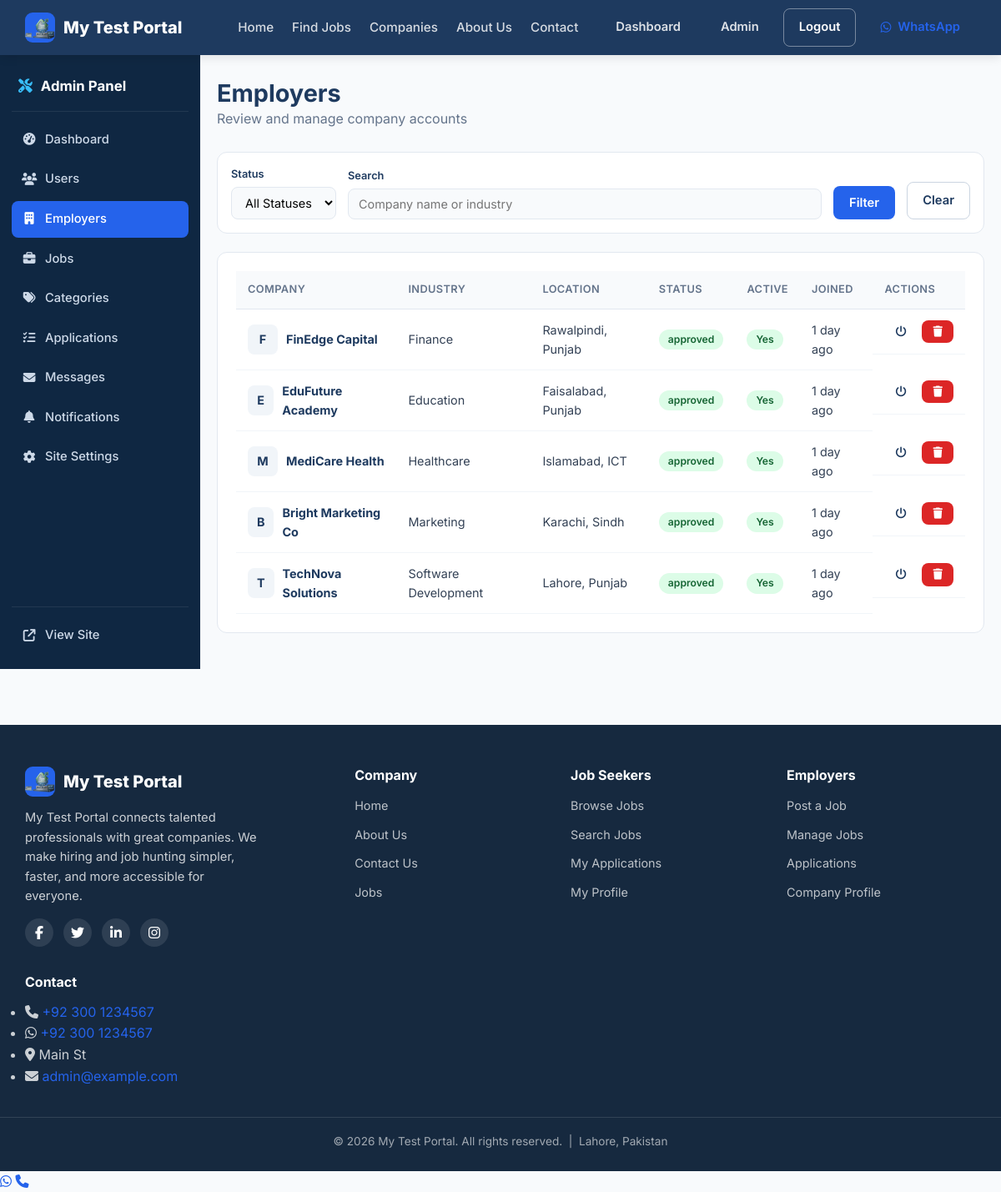
Page /admin/employers (signed in) on the committed database.
### app/models/site_setting.py (models this page shows, shortened)
class SiteSetting(db.Model):
    __tablename__ = "site_settings"
    id = db.Column(db.Integer, primary_key=True)
    key = db.Column(db.String(80), unique=True, nullable=False, index=True)
    value = db.Column(db.Text, nullable=True)
    label = db.Column(db.String(120), nullable=True)
    group = db.Column(db.String(40), nullable=False, default="general")
    @classmethod
    def get_all(cls):
        return {s.key: s.value for s in cls.query.all()}

### app/models/employer.py (models this page shows, shortened)
class Employer(db.Model):
    __tablename__ = "employers"
    id = db.Column(db.Integer, primary_key=True)
    user_id = db.Column(
        db.Integer, db.ForeignKey("users.id", ondelete="CASCADE"),
        unique=True, nullable=False, index=True
    )
    company_name = db.Column(db.String(150), nullable=False)
    company_logo = db.Column(db.String(255), nullable=True)
    industry = db.Column(db.String(100), nullable=True)
    description = db.Column(db.Text, nullable=True)
    company_size = db.Column(db.String(50), nullable=True)
    location = db.Column(db.String(120), nullable=True)
    website = db.Column(db.String(200), nullable=True)
    contact_email = db.Column(db.String(150), nullable=True)
    phone = db.Column(db.String(30), nullable=True)
    approval_status = db.Column(
        db.String(20), default=EMPLOYER_PENDING, nullable=False, index=True
    )
    is_active = db.Column(db.Boolean, default=True, nullable=False)
    created_at = db.Column(db.DateTime, default=datetime.utcnow, nullable=False)
    updated_at = db.Column(
        db.DateTime, default=datetime.utcnow, onupdate=datetime.utcnow, nullable=False
    )
    company_id = db.Column(
        db.Integer, db.ForeignKey("companies.id", ondelete="SET NULL"),
        nullable=True, index=True
    )
    user = db.relationship("User", back_populates="employer")
    company = db.relationship("Company", back_populates="employer")
    jobs = db.relationship(
        "Job", back_populates="employer", cascade="all, delete-orphan"
    )

### app/routes/admin/__init__.py (the view)
@bp.route("/employers")
@login_required
@admin_required
def employers():
    status = request.args.get("status", "").strip()
    search = request.args.get("search", "").strip()
    query = Employer.query
    if status:
        query = query.filter_by(approval_status=status)
    if search:
        like = f"%{search}%"
        query = query.filter(
            (Employer.company_name.ilike(like)) |
            (Employer.industry.ilike(like)))
    employers = query.order_by(Employer.created_at.desc()).all()
    return render_template("admin/employers.html", employers=employers,
                           current_status=status, search=search,
                           statuses=[EMPLOYER_PENDING, EMPLOYER_APPROVED, EMPLOYER_REJECTED],
                           title="Employers")

### app/__init__.py (called while the page is built)
@login_manager.user_loader
def load_user(user_id):
    from app.models.user import User
    return db.session.get(User, int(user_id))

### app/models/user.py (called while the page is built)
    @property
    def is_admin(self):
        return self.role == ROLE_ADMIN

    @property
    def is_employer(self):
        return self.role == ROLE_EMPLOYER

    @property
    def is_jobseeker(self):
        return self.role == ROLE_JOBSEEKER

### app/utils/helpers.py (called while the page is built)
def time_ago(dt):
    if not dt:
        return ""
    now = datetime.utcnow()
    diff = now - dt
    seconds = diff.total_seconds()
    if seconds < 60:
        return "just now"
    minutes = seconds // 60
    if minutes < 60:
        return f"{int(minutes)} minute{'s' if minutes != 1 else ''} ago"
    hours = minutes // 60
    if hours < 24:
        return f"{int(hours)} hour{'s' if hours != 1 else ''} ago"
    days = hours // 24
    if days < 30:
        return f"{int(days)} day{'s' if days != 1 else ''} ago"
    months = days // 30
    if months < 12:
        return f"{int(months)} month{'s' if months != 1 else ''} ago"
    years = months // 12
    return f"{int(years)} year{'s' if years != 1 else ''} ago"

def status_badge_class(status):
    mapping = {
        "Applied": "badge-applied",
        "Under Review": "badge-review",
        "Shortlisted": "badge-shortlisted",
        "Interview": "badge-interview",
        "Selected": "badge-selected",
        "Rejected": "badge-rejected",
        "pending": "badge-pending",
        "approved": "badge-selected",
        "rejected": "badge-rejected",
        "active": "badge-selected",
        "inactive": "badge-review",
        "expired": "badge-rejected",
    }
    return mapping.get(status, "badge-secondary")

### app/templates/admin/employers.html (shortened to what this page needs)
{% extends "admin/layout.html" %}
{% from "partials/helpers.html" import upload_url, status_badge %}
{% set active = 'employers' %}
{% block admin_content %}
<section class="dashboard admin-dashboard">
    <div class="container">
        <div class="dashboard-head">
            <div>
                <h1>Employers</h1>
                <p>Review and manage company accounts</p>
            </div>
        </div>
        <form method="get" class="filter-bar">
            <div class="filter-field">
                <label>Status</label>
                <select name="status" onchange="this.form.submit()">
                    <option value="">All Statuses</option>
                </select>
            </div>
            <div class="filter-field grow">
                <label>Search</label>
                <input type="text" name="search" value="{{ search }}" placeholder="Company name or industry">
            </div>
            <button type="submit" class="btn btn-primary">Filter</button>
            <a href="{{ url_for('admin.employers') }}" class="btn btn-outline">Clear</a>
        </form>
        <div class="panel">
            <div class="table-responsive">
                <table class="data-table">
                    <thead>
                        <tr>
                            <th>Company</th><th>Industry</th><th>Location</th><th>Status</th><th>Active</th><th>Joined</th><th>Actions</th>
                        </tr>
                    </thead>
                    <tbody>
                        {% for e in employers %}
                        <tr>
                            <td>
                                <div class="cell-user">
                                    <div class="cell-avatar">
                                        {% if e.company_logo %}<img src="{{ upload_url(e.company_logo) }}" alt="">{% else %}<span>{{ e.company_name[:1] }}</span>{% endif %}
                                    </div>
                                    <strong>{{ e.company_name }}</strong>
                                </div>
                            </td>
                            <td>{{ e.industry or '—' }}</td>
                            <td>{{ e.location or '—' }}</td>
                            <td>{{ status_badge(e.approval_status) }}</td>
                            <td>{% if e.is_active %}<span class="badge badge-selected">Yes</span>{% else %}<span class="badge badge-rejected">No</span>{% endif %}</td>
                            <td>{{ time_ago(e.created_at) }}</td>
                            <td class="row-actions">
                                <form method="post" action="{{ url_for('admin.toggle_employer', emp_id=e.id) }}" class="inline-form">
                                    <button class="btn btn-sm btn-ghost" title="Toggle active"><i class="fa-solid fa-power-off"></i></button>
                                </form>
                                <form method="post" action="{{ url_for('admin.delete_employer', emp_id=e.id) }}" class="inline-form" onsubmit="return confirm('Delete this employer and all their jobs?');">
                                    <button class="btn btn-sm btn-danger" title="Delete"><i class="fa-solid fa-trash"></i></button>
                                </form>
                            </td>
                        </tr>
                        {% else %}
                        <tr><td colspan="7" class="empty-cell">No employers found.</td></tr>
                        {% endfor %}
                    </tbody>
                </table>
            </div>
        </div>
    </div>
</section>
{% endblock %}

### app/templates/partials/helpers.html (shortened to what this page needs)
{% macro status_badge(status) %}
<span class="badge {{ status_badge_class(status) }}">{{ status }}</span>
{% endmacro %}

### app/templates/partials/navbar.html (shortened to what this page needs)
<nav class="navbar">
    <div class="container navbar-inner">
        <a href="{{ url_for('public.index') }}" class="brand">
            <span class="brand-logo"><img src="{{ url_for('static', filename='images/logo.webp') }}" alt="{{ site.SITE_NAME }} logo" class="brand-logo-img"></span>
            <span class="brand-name">{{ site.SITE_NAME }}</span>
        </a>
        <div class="nav-menu" id="navMenu">
            <ul class="nav-links">
                <li><a href="{{ url_for('public.index') }}" class="{% if request.endpoint == 'public.index' %}active{% endif %}">Home</a></li>
                <li><a href="{{ url_for('public.jobs') }}" class="{% if request.endpoint == 'public.jobs' %}active{% endif %}">Find Jobs</a></li>
                <li><a href="{{ url_for('public.companies') }}" class="{% if request.endpoint == 'public.companies' %}active{% endif %}">Companies</a></li>
                <li><a href="{{ url_for('public.about') }}" class="{% if request.endpoint == 'public.about' %}active{% endif %}">About Us</a></li>
                <li><a href="{{ url_for('public.contact') }}" class="{% if request.endpoint == 'public.contact' %}active{% endif %}">Contact</a></li>
            </ul>
            <div class="nav-auth">
                {% if current_user.is_authenticated %}
                    {% set dash = url_for('seeker.dashboard') %}
                    {% if current_user.is_admin %}{% set dash = url_for('admin.dashboard') %}{% endif %}
                    {% if current_user.is_employer %}{% set dash = url_for('employer.dashboard') %}{% endif %}
                    <a href="{{ dash }}" class="btn btn-ghost">Dashboard</a>
                    {% if current_user.is_jobseeker %}
                        <a href="{{ url_for('seeker.profile') }}" class="btn btn-ghost">Profile</a>
                    {% elif current_user.is_employer %}
                        <a href="{{ url_for('employer.company_profile') }}" class="btn btn-ghost">Company</a>
                    {% else %}
                        <a href="{{ url_for('admin.dashboard') }}" class="btn btn-ghost">Admin</a>
                    {% endif %}
                    <a href="{{ url_for('auth.logout') }}" class="btn btn-outline">Logout</a>
                {% else %}
                    <a href="{{ url_for('auth.login') }}" class="btn btn-ghost">Login</a>
                    <a href="{{ url_for('auth.register') }}" class="btn btn-primary">Sign Up</a>
                    <a href="{{ url_for('auth.login') }}" class="btn btn-admin-login" title="Admin Login"><i class="fa-solid fa-lock"></i> Admin</a>
                {% endif %}
                <a href="{{ site.SITE_WHATSAPP_HREF }}?text={{ site.SITE_WHATSAPP_MESSAGE|urlencode }}" target="_blank" rel="noopener" class="btn btn-whatsapp" title="Chat on WhatsApp">
                    <i class="fa-brands fa-whatsapp"></i> WhatsApp
                </a>
            </div>
        </div>
    </div>
</nav>

### app/templates/partials/footer.html
<footer class="footer">
    <div class="container footer-grid">
        <div class="footer-col footer-brand">
            <div class="brand">
                <span class="brand-logo"><img src="{{ url_for('static', filename='images/logo.webp') }}" alt="{{ site.SITE_NAME }} logo" class="brand-logo-img"></span>
                <span class="brand-name">{{ site.SITE_NAME }}</span>
            </div>
            <p class="footer-about">{{ site.SITE_NAME }} connects talented professionals with great companies. We make hiring and job hunting simpler, faster, and more accessible for everyone.</p>
            <div class="footer-social">
                <a href="{{ site.SITE_FACEBOOK_URL }}" aria-label="Facebook" target="_blank" rel="noopener"><i class="fa-brands fa-facebook-f"></i></a>
                <a href="{{ site.SITE_TWITTER_URL }}" aria-label="Twitter" target="_blank" rel="noopener"><i class="fa-brands fa-twitter"></i></a>
                <a href="{{ site.SITE_LINKEDIN_URL }}" aria-label="LinkedIn" target="_blank" rel="noopener"><i class="fa-brands fa-linkedin-in"></i></a>
                <a href="{{ site.SITE_INSTAGRAM_URL }}" aria-label="Instagram" target="_blank" rel="noopener"><i class="fa-brands fa-instagram"></i></a>
            </div>
        </div>
        <div class="footer-col">
            <h4>Company</h4>
            <ul class="footer-links">
                <li><a href="{{ url_for('public.index') }}">Home</a></li>
                <li><a href="{{ url_for('public.about') }}">About Us</a></li>
                <li><a href="{{ url_for('public.contact') }}">Contact Us</a></li>
                <li><a href="{{ url_for('public.jobs') }}">Jobs</a></li>
            </ul>
        </div>
        <div class="footer-col">
            <h4>Job Seekers</h4>
            <ul class="footer-links">
                <li><a href="{{ url_for('public.jobs') }}">Browse Jobs</a></li>
                <li><a href="{{ url_for('public.jobs') }}">Search Jobs</a></li>
                {% if current_user.is_authenticated and current_user.is_jobseeker %}
                    <li><a href="{{ url_for('seeker.applications') }}">My Applications</a></li>
                    <li><a href="{{ url_for('seeker.profile') }}">My Profile</a></li>
                {% else %}
                    <li><a href="{{ url_for('auth.register') }}">My Applications</a></li>
                    <li><a href="{{ url_for('auth.register') }}">My Profile</a></li>
                {% endif %}
            </ul>
        </div>
        <div class="footer-col">
            <h4>Employers</h4>
            <ul class="footer-links">
                {% if current_user.is_authenticated and current_user.is_employer %}
                    <li><a href="{{ url_for('employer.jobs') }}">Post a Job</a></li>
                    <li><a href="{{ url_for('employer.jobs') }}">Manage Jobs</a></li>
                    <li><a href="{{ url_for('employer.applications') }}">Applications</a></li>
                    <li><a href="{{ url_for('employer.company_profile') }}">Company Profile</a></li>
                {% else %}
                    <li><a href="{{ url_for('auth.register') }}">Post a Job</a></li>
                    <li><a href="{{ url_for('auth.register') }}">Manage Jobs</a></li>
                    <li><a href="{{ url_for('auth.register') }}">Applications</a></li>
                    <li><a href="{{ url_for('auth.register') }}">Company Profile</a></li>
                {% endif %}
            </ul>
        </div>
        <div class="footer-col">
            <h4>Contact</h4>
            <ul class="footer-contact">
                <li><i class="fa-solid fa-phone"></i> <a href="{{ site.SITE_PHONE_HREF }}">{{ site.SITE_PHONE_DISPLAY }}</a></li>
                <li><i class="fa-brands fa-whatsapp"></i> <a href="{{ site.SITE_WHATSAPP_HREF }}">{{ site.SITE_WHATSAPP_NUMBER }}</a></li>
                <li><i class="fa-solid fa-location-dot"></i> {{ site.SITE_ADDRESS }}</li>
                <li><i class="fa-solid fa-envelope"></i> <a href="mailto:{{ site.SITE_EMAIL }}">{{ site.SITE_EMAIL }}</a></li>
            </ul>
        </div>
    </div>
    <div class="footer-bottom">
        <div class="container">
            <p>&copy; {{ current_year }} {{ site.SITE_NAME }}. All rights reserved. &nbsp;|&nbsp; {{ site.SITE_CITY }}, {{ site.SITE_COUNTRY }}</p>
        </div>
    </div>
</footer>

### rows in the picture
SiteSetting: SITE_NAME "My Test Portal"
Employer: company_name "F", company_name "FinEdge Capital", industry "Finance", location "Rawalpindi, Punjab", approval_status "approved", is_active "Yes", created_at "1 day ago"
Employer: company_name "E", company_name "EduFuture Academy", industry "Education", location "Faisalabad, Punjab", approval_status "approved", is_active "Yes", created_at "1 day ago"
Employer: company_name "M", company_name "MediCare Health", industry "Healthcare", location "Islamabad, ICT", approval_status "approved", is_active "Yes", created_at "1 day ago"
Employer: company_name "B", company_name "Bright Marketing Co", industry "Marketing", location "Karachi, Sindh", approval_status "approved", is_active "Yes", created_at "1 day ago"
Employer: company_name "T", company_name "TechNova Solutions", industry "Software Development", location "Lahore, Punjab", approval_status "approved", is_active "Yes", created_at "1 day ago"
SiteSetting: SITE_PHONE_DISPLAY "+92 300 1234567"
SiteSetting: SITE_WHATSAPP_NUMBER "+92 300 1234567"
SiteSetting: SITE_ADDRESS "Main St"
SiteSetting: SITE_EMAIL "admin@example.com"
SiteSetting: SITE_CITY "Lahore"
SiteSetting: SITE_COUNTRY "Pakistan"

### other values in the picture
{{ current_year }} "2026"
